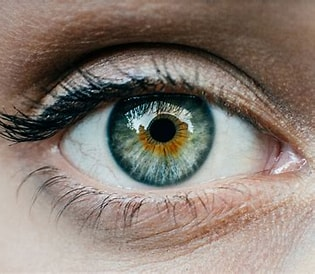
#> input picture Lab 5/Feature Detection and Description/Circle Detection/eyes.jpg, 315 x 274 px
$ jupyter execute 'Circle Detection.ipynb'
#> lines starting #> are read from the running program, lines starting #| are printed output that depends on the picture; after the words box and inside, x2 and y2 are one past the last pixel; in counts of white or black regions, pixels touching at a corner belong together
## <b> Circle Detection using OpenCV | Python<b>

### Example: Detecting Circles in an Eye Image

[cell 1]
import cv2
import numpy as np

# Read image
img = cv2.imread("eyes.jpg")
#> img is the input picture: shape (274, 315, 3); mean B, G, R 115, 124.4, 136.8
output = img.copy()
gray = cv2.cvtColor(img, cv2.COLOR_BGR2GRAY)
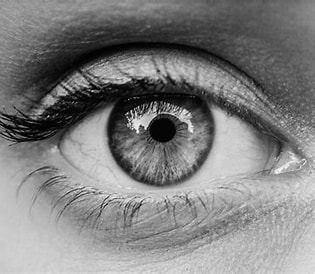
#> gray: shape (274, 315); min 0, max 254, mean 127

# Reduce noise
gray = cv2.medianBlur(gray, 5)
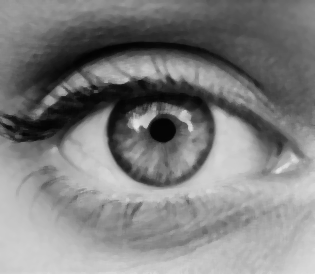
#> gray: shape (274, 315); min 2, max 228, mean 126.9

# Detect circles
circles = cv2.HoughCircles(
    gray,
    cv2.HOUGH_GRADIENT,
    dp=1,
    minDist=100,
    param1=100,
    param2=40,
    minRadius=30,
    maxRadius=60
)
#> circles = [[161.5, 130.5, 56.1]]

# Draw only the first detected circle
if circles is not None:
    circles = np.uint16(np.around(circles))
#> circles = [[162, 130, 56]]
    x, y, r = circles[0][0]
#> x = 162; y = 130; r = 56
    cv2.circle(output, (x, y), r, (0, 255, 0), 2)  # Circle outline
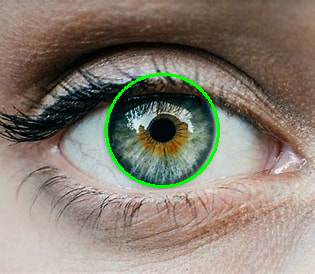
#> output: shape (274, 315, 3); 1.24% of pixels changed, all inside (x1, y1, x2, y2) = (105, 73, 220, 188)
    cv2.circle(output, (x, y), 2, (0, 0, 255), 3)  # Center point
#> output: shape (274, 315, 3); 0.05% of pixels changed, all inside (x1, y1, x2, y2) = (158, 126, 167, 135)

# Show result
cv2.imshow('Detected Circle', output)
cv2.waitKey(0)
cv2.destroyAllWindows()
